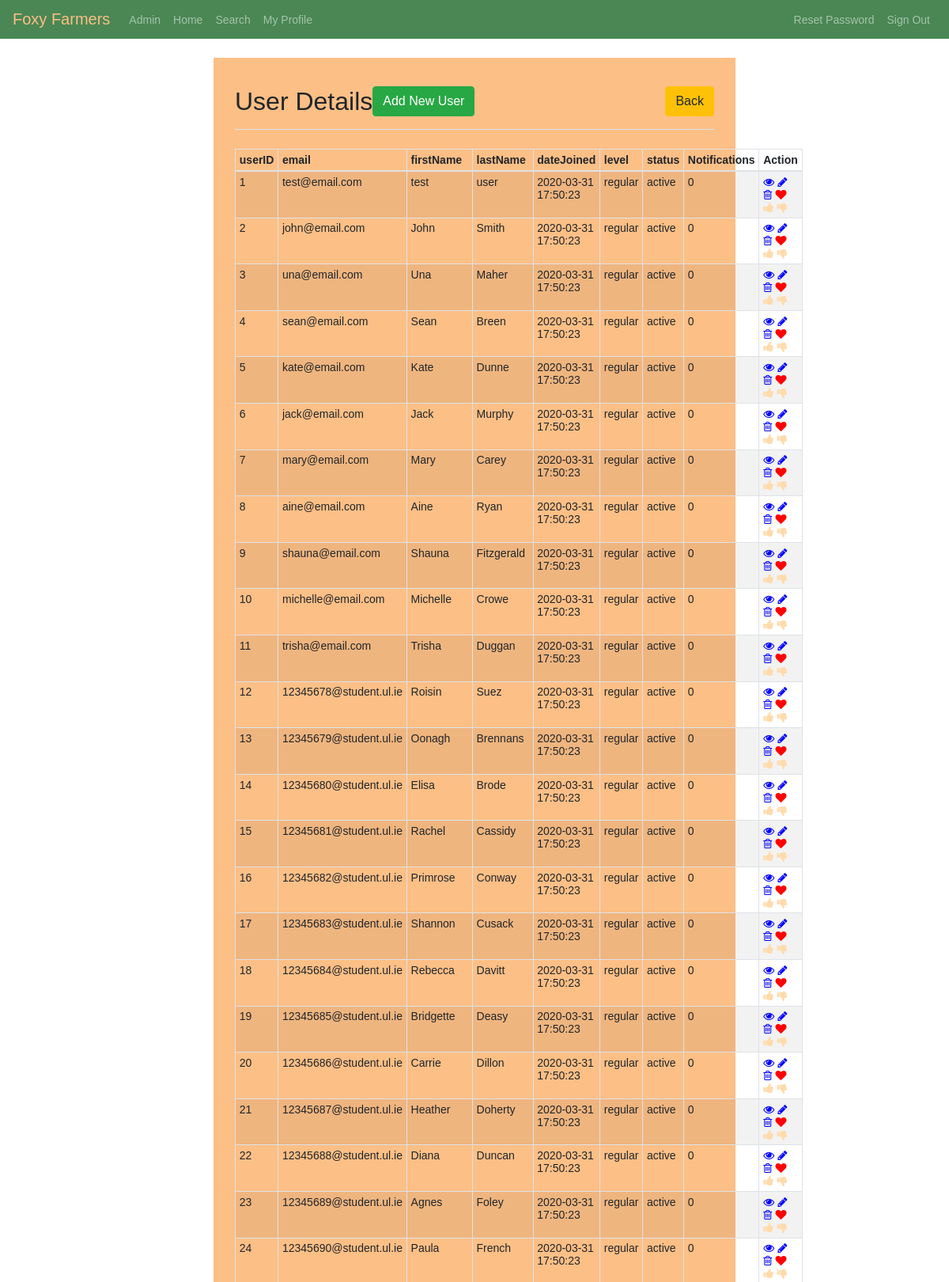
/pages/admin/user-home.php (signed in, upper part), run on the app's committed database.
### tables this page shows
CREATE TABLE user (
  userID INT NOT NULL,
  firstName VARCHAR(128) NOT NULL,
  lastName VARCHAR(128) NOT NULL,
  email VARCHAR(128) NOT NULL UNIQUE,
  password VARCHAR(256) NOT NULL,
  dateJoined DATETIME NULL DEFAULT CURRENT_TIMESTAMP, 
  accessLevel ENUM("regular", "premium", "admin") NULL DEFAULT "regular",
  status ENUM("active", "banned", "suspended") NULL DEFAULT "active",
  notifications INT NULL DEFAULT 0
);

### pages/admin/user-home.php (the view, shortened to what this page needs)
<?php
require_once "../../utilities/config.php";
?>
    <div class="wrapper wrapper-wide">
        <div class="container-fluid">
            <div class="row">
                <div class="col-md-12">
                    <div class="pb-2 mt-4 mb-4 border-bottom clearfix">
                        <h2 class="float-left">User Details</h2>
                        <a href="user-create.php" class="btn btn-success float-center">Add New User</a>
                        <a href="admin-home.php" class="btn btn-warning float-right">Back</a>
                    </div>
                    <?php
                    $sql = "SELECT * FROM user";
                    if($result = mysqli_query($link, $sql)){
                        if(mysqli_num_rows($result) > 0){
                            echo "<table class='table table-bordered table-striped table-sm'>";
                                echo "<thead>";
                                    echo "<tr>";
                                        echo "<th>userID</th>";
                                        echo "<th>email</th>";
										echo "<th>firstName</th>";
                                        echo "<th>lastName</th>";
                                        echo "<th>dateJoined</th>";
                                        echo "<th>level</th>";
										echo "<th>status</th>";
                                        echo "<th>Notifications</th>";
                                        echo "<th>Action</th>";
                                    echo "</tr>";
                                echo "</thead>";
                                echo "<tbody>";
                                while($row = mysqli_fetch_array($result)){
                                    echo "<tr>";
                                        echo "<td>" . $row['userID'] . "</td>";
                                        echo "<td>" . $row['email'] . "</td>";
                                        echo "<td>" . $row['firstName'] . "</td>";
                                        echo "<td>" . $row['lastName'] . "</td>";
                                        echo "<td>" . $row['dateJoined'] . "</td>";
                                        echo "<td>" . $row['accessLevel'] . "</td>";
                                        echo "<td>" . $row['status'] . "</td>";
                                        echo "<td>" . $row['notifications'] . "</td>";
                                        echo "<td>";
                                            echo "<a href='../admin/user-read.php?userID=". $row['userID'] ."' title='View User' data-toggle='tooltip'><i class='fa fa-eye' aria-hidden='true'></i></a>";
                                            echo "<a href='../admin/user-update.php?userID=". $row['userID'] ."' title='Update User' data-toggle='tooltip'><i class='fa fa-pencil' aria-hidden='true'></i></a>";
                                            echo "<a href='../admin/user-delete.php?userID=". $row['userID'] ."' title='Delete User' data-toggle='tooltip'><i class='fa fa-trash-o' aria-hidden='true'></i></a>";
                                            echo "<a href='../admin/user-read.php?userID=". $row['userID'] ."' title='Love User' data-toggle='tooltip'><i class='fa fa-heart' aria-hidden='true'></i></a>";
                                            echo "<a href='../admin/user-read.php?userID=". $row['userID'] ."' title='Like User' data-toggle='tooltip'><i class='fa fa-thumbs-up' aria-hidden='true'></i></a>";
                                            echo "<a href='../admin/user-read.php?userID=". $row['userID'] ."' title='Dislike User' data-toggle='tooltip'><i class='fa fa-thumbs-down' aria-hidden='true'></i></a>";
                                        echo "</td>";
                                    echo "</tr>";
                                }
                                echo "</tbody>";
                            echo "</table>";
                        } else{
                            echo "<p class='lead'><em>No records were found.</em></p>";
                        }
                    } else{
                        echo "ERROR: Could not able to execute $sql. " . mysqli_error($link);
                    }
                    ?>
                </div>
            </div>
        </div>
    </div>

### style/style.css (style rules this page uses)
* { -webkit-box-sizing: border-box; -moz-box-sizing: border-box; -ms-box-sizing: border-box; box-sizing: border-box; }
body { font: 14px sans-serif; }
.navbar { background-color: hsl(130, 29%, 41%); }
.navbar .navbar-brand { color: rgb(252, 191, 134); }
.wrapper { width: 30%; padding: 1%; margin: 2% auto; background-color: rgb(252, 191, 134); }
.wrapper-wide { width: 55%; }
table tr td:last-child a { margin-right: 10%; }
.fa-eye { color: blue; }
.fa-pencil { color: blue; }
.fa-trash-o { color: blue; }
.fa-heart { color: red; }
.fa-thumbs-up { color: #ffdbac; }
.fa-thumbs-down { color: #ffdbac; }

### data on the page
user: userID "1", email "test@email.com", firstName "test", lastName "user", dateJoined "2020-03-31 17:50:23", accessLevel "regular", status "active", notifications "0"
user: userID "2", email "john@email.com", firstName "John", lastName "Smith", dateJoined "2020-03-31 17:50:23", accessLevel "regular", status "active", notifications "0"
user: userID "3", email "una@email.com", firstName "Una", lastName "Maher", dateJoined "2020-03-31 17:50:23", accessLevel "regular", status "active", notifications "0"
user: userID "4", email "sean@email.com", firstName "Sean", lastName "Breen", dateJoined "2020-03-31 17:50:23", accessLevel "regular", status "active", notifications "0"
user: userID "5", email "kate@email.com", firstName "Kate", lastName "Dunne", dateJoined "2020-03-31 17:50:23", accessLevel "regular", status "active", notifications "0"
user: userID "6", email "jack@email.com", firstName "Jack", lastName "Murphy", dateJoined "2020-03-31 17:50:23", accessLevel "regular", status "active", notifications "0"
user: userID "7", email "mary@email.com", firstName "Mary", lastName "Carey", dateJoined "2020-03-31 17:50:23", accessLevel "regular", status "active", notifications "0"
user: userID "8", email "aine@email.com", firstName "Aine", lastName "Ryan", dateJoined "2020-03-31 17:50:23", accessLevel "regular", status "active", notifications "0"
user: userID "9", email "shauna@email.com", firstName "Shauna", lastName "Fitzgerald", dateJoined "2020-03-31 17:50:23", accessLevel "regular", status "active", notifications "0"
user: userID "10", email "michelle@email.com", firstName "Michelle", lastName "Crowe", dateJoined "2020-03-31 17:50:23", accessLevel "regular", status "active", notifications "0"
user: userID "11", email "trisha@email.com", firstName "Trisha", lastName "Duggan", dateJoined "2020-03-31 17:50:23", accessLevel "regular", status "active", notifications "0"
user: userID "12", email "12345678@student.ul.ie", firstName "Roisin", lastName "Suez", dateJoined "2020-03-31 17:50:23", accessLevel "regular", status "active", notifications "0"
user: userID "13", email "12345679@student.ul.ie", firstName "Oonagh", lastName "Brennans", dateJoined "2020-03-31 17:50:23", accessLevel "regular", status "active", notifications "0"
user: userID "14", email "12345680@student.ul.ie", firstName "Elisa", lastName "Brode", dateJoined "2020-03-31 17:50:23", accessLevel "regular", status "active", notifications "0"
user: userID "15", email "12345681@student.ul.ie", firstName "Rachel", lastName "Cassidy", dateJoined "2020-03-31 17:50:23", accessLevel "regular", status "active", notifications "0"
user: userID "16", email "12345682@student.ul.ie", firstName "Primrose", lastName "Conway", dateJoined "2020-03-31 17:50:23", accessLevel "regular", status "active", notifications "0"
user: userID "17", email "12345683@student.ul.ie", firstName "Shannon", lastName "Cusack", dateJoined "2020-03-31 17:50:23", accessLevel "regular", status "active", notifications "0"
user: userID "18", email "12345684@student.ul.ie", firstName "Rebecca", lastName "Davitt", dateJoined "2020-03-31 17:50:23", accessLevel "regular", status "active", notifications "0"
user: userID "19", email "12345685@student.ul.ie", firstName "Bridgette", lastName "Deasy", dateJoined "2020-03-31 17:50:23", accessLevel "regular", status "active", notifications "0"
user: userID "20", email "12345686@student.ul.ie", firstName "Carrie", lastName "Dillon", dateJoined "2020-03-31 17:50:23", accessLevel "regular", status "active", notifications "0"
user: userID "21", email "12345687@student.ul.ie", firstName "Heather", lastName "Doherty", dateJoined "2020-03-31 17:50:23", accessLevel "regular", status "active", notifications "0"
user: userID "22", email "12345688@student.ul.ie", firstName "Diana", lastName "Duncan", dateJoined "2020-03-31 17:50:23", accessLevel "regular", status "active", notifications "0"
user: userID "23", email "12345689@student.ul.ie", firstName "Agnes", lastName "Foley", dateJoined "2020-03-31 17:50:23", accessLevel "regular", status "active", notifications "0"
user: userID "24", email "12345690@student.ul.ie", firstName "Paula", lastName "French", dateJoined "2020-03-31 17:50:23", accessLevel "regular", status "active", notifications "0"
